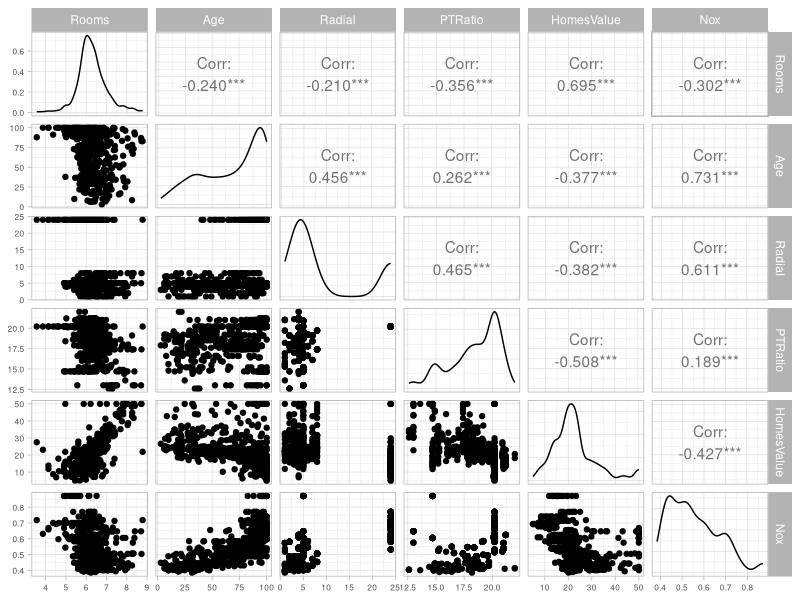
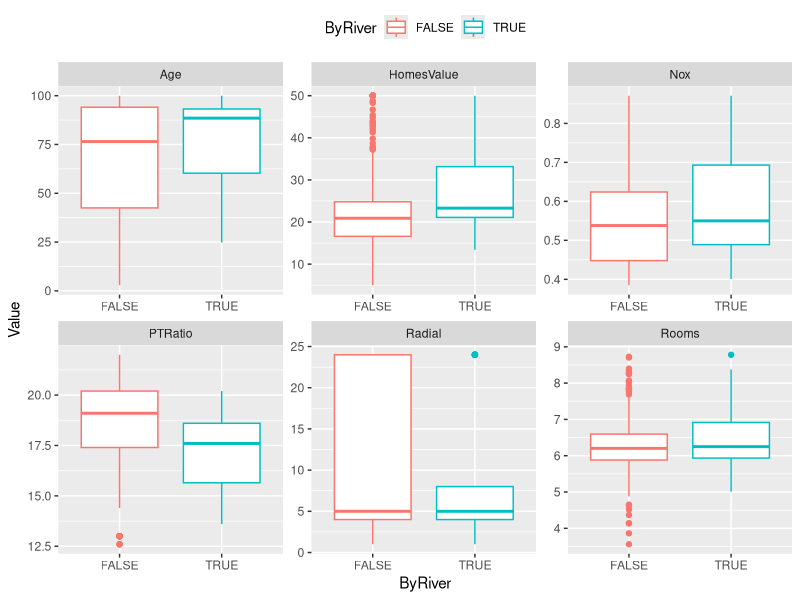

The R script that drew these images, in order:
library(MASS)
library(ggplot2)
library(dplyr)
library(tidyr)
library(GGally)

glimpse(Boston)

bos <- Boston %>%
  dplyr::as_tibble() %>%
  dplyr::select(chas,rm,age,rad,ptratio,medv,nox) %>%
  dplyr::rename(PTRatio=ptratio,
                ByRiver=chas,
                Rooms=rm,
                Age=age,
                Radial=rad,
                HomesValue=medv,
                Nox=nox) %>%
  dplyr::mutate(ByRiver=as.logical(ByRiver))
bos

p3 <- ggpairs(dplyr::select(bos,-ByRiver),progress = F)+
  theme_light()+
  theme(axis.text.x = element_text(size=6),
        axis.text.y = element_text(size=6))
p3


bos_long <- bos %>%
  tidyr::pivot_longer(names_to = "Indicator",
                      values_to = "Value",
                      -ByRiver)
bos_long

p5 <- ggplot(bos_long,aes(x=ByRiver,y=Value,colour=ByRiver))+
  geom_boxplot()+
  facet_wrap(~Indicator,scales="free")+
  theme(legend.position = "top")
p5

